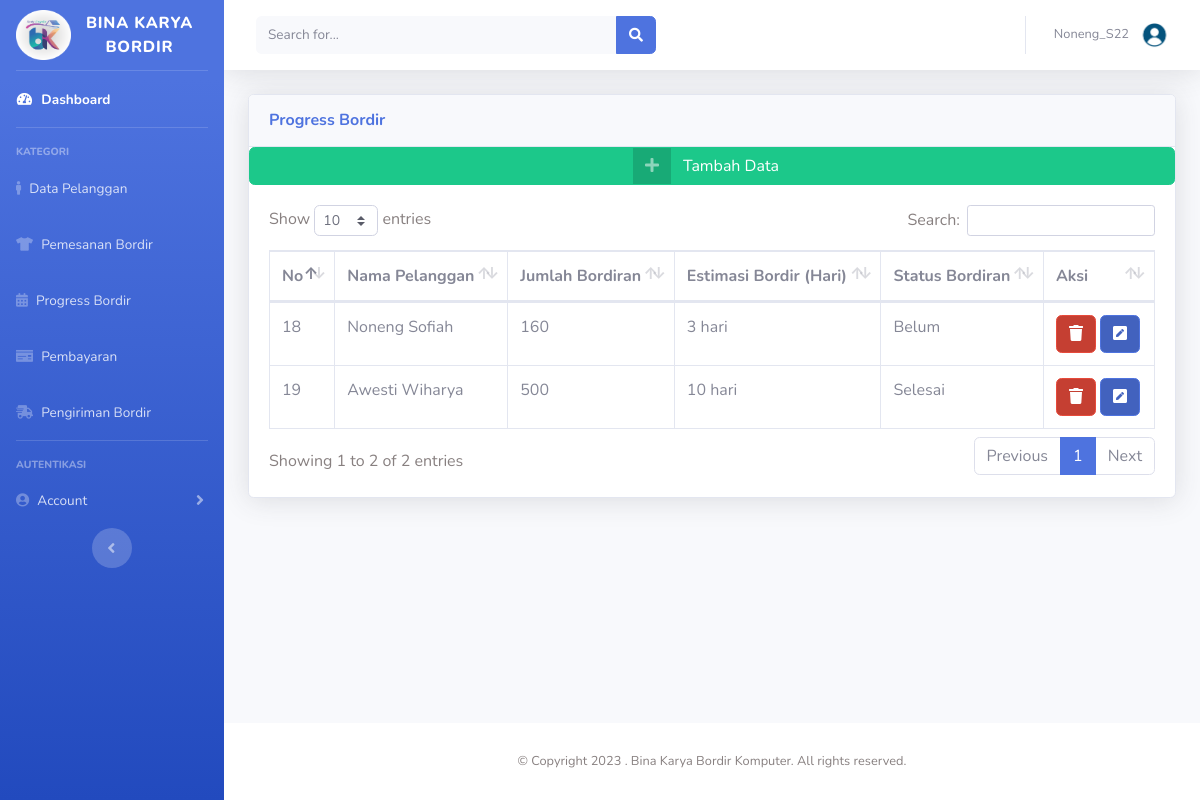
/data-progresbordir.php (signed in), run on an earlier commit of the app's database.
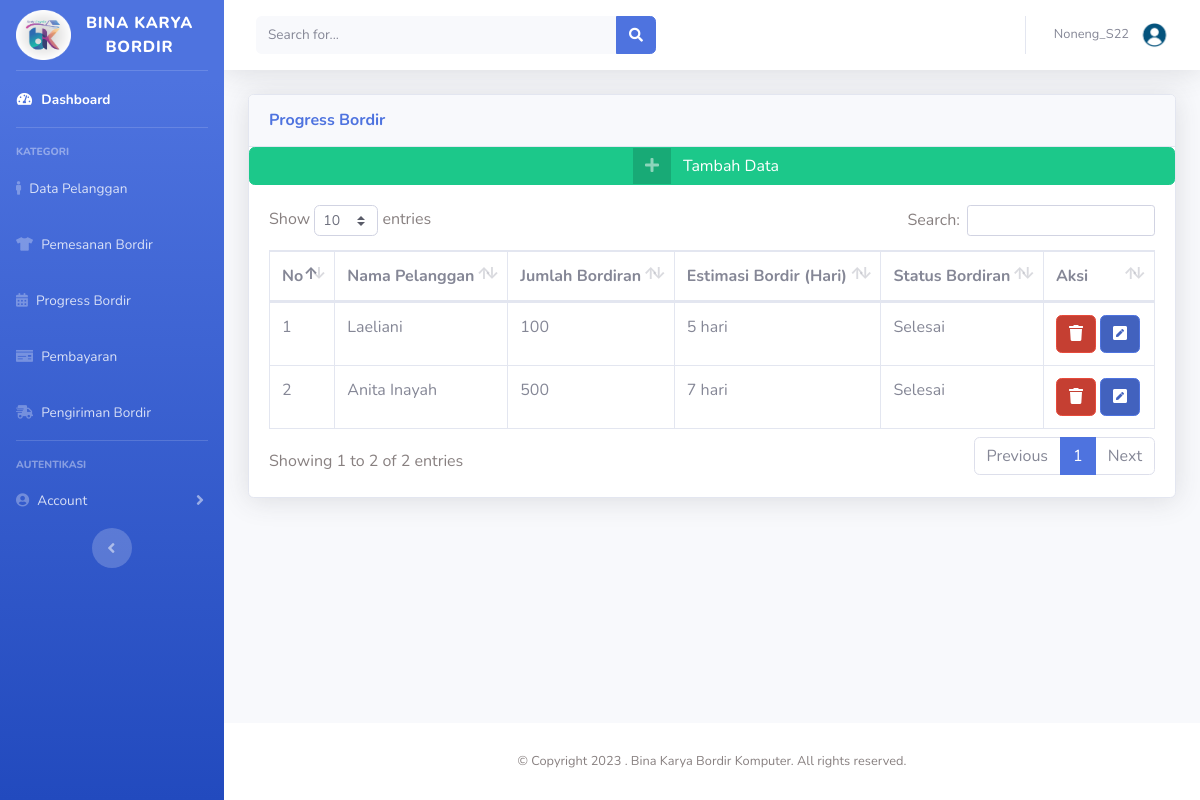
And on a later commit of the database.
### tables this page shows
CREATE TABLE `tb_progbordir` (
  `ID_Progbordir` int(11) NOT NULL,
  `ID_Pemesanan` int(11) NOT NULL,
  `Status_Bordiran` varchar(30) NOT NULL
);

CREATE TABLE `tb_pelanggan` (
  `ID_Pelanggan` int(11) NOT NULL,
  `Nama_Pelanggan` varchar(50) NOT NULL,
  `Alamat_Pelanggan` varchar(50) NOT NULL,
  `No_Hp` varchar(12) NOT NULL
);

CREATE TABLE `tb_pemesanan` (
  `ID_Pemesanan` int(11) NOT NULL,
  `ID_Pelanggan` int(11) NOT NULL,
  `Jumlah_Bordiran` int(11) NOT NULL,
  `Ukuran_Bordir` varchar(30) NOT NULL,
  `Estimasi_Bordir` varchar(30) NOT NULL,
  `Desain` varchar(30) NOT NULL,
  `Pengambilan_Bahan` varchar(30) NOT NULL,
  `Pengantaran_Barang` varchar(30) NOT NULL
);

### data-progresbordir.php (the view, shortened to what this page needs)
<?php
  if ($_SESSION['Username'] == ''){
    echo "<script>
      alert('Silahkan login terlebih dahulu');
      window.location='form-login.php';
    </script>";
  }else{
  ?>
<!DOCTYPE html>
<html lang="en">
  <head>
    <link href="vendor/fontawesome-free/css/all.min.css" rel="stylesheet" type="text/css" />
    <link href="css/sb-admin-2.min.css" rel="stylesheet" />
    <link href="vendor/datatables/dataTables.bootstrap4.min.css" rel="stylesheet" />
  </head>
  <body id="page-top">
    <div id="wrapper">
      <ul class="navbar-nav bg-gradient-primary sidebar sidebar-dark accordion" id="accordionSidebar">
        <a class="sidebar-brand d-flex align-items-center justify-content-center" href="index.html">
        <div class="sidebar-brand-icon">
            <img src="bk-computer.png" height="50px" width="55px">
          </div>
          <div class="sidebar-brand-text mx-2">Bina Karya Bordir<sup></sup></div>
        </a>
        <hr class="sidebar-divider my-0" />
        <li class="nav-item active">
          <a class="nav-link" href="index.php">
            <i class="fas fa-fw fa-tachometer-alt"></i>
            <span>Dashboard</span></a
          >
        </li>
        <hr class="sidebar-divider" />
        <div class="sidebar-heading">Kategori</div>
          <li class="nav-item">
          <a class="nav-link collapsed" href="data-pelanggan.php"  data-target="#collapseThree" aria-expanded="true" aria-controls="collapseThree">
          <i class="fas fa-male"></i>
            <span>Data Pelanggan</span></a>
        </li>
        <li class="nav-item">
          <a class="nav-link collapsed" href="data-pemesanan.php"  data-target="#collapseOne" aria-expanded="true" aria-controls="collapseTwo">
          <i class="fas fa-tshirt"></i>
            <span>Pemesanan Bordir</span>
          </a>
        </li>
        <li class="nav-item">
          <a class="nav-link" href="data-progresbordir.php">
          <i class="fas fa-calendar-alt"></i>
            <span>Progress Bordir</span></a
          >
        </li>
        <li class="nav-item">
          <a class="nav-link collapsed" href="data-pembayaran.php" data-target="#collapseUtilities" aria-expanded="true" aria-controls="collapseUtilities">
          <i class="fas fa-money-check"></i>
            <span>Pembayaran</span>
          </a>
        </li>
        <li class="nav-item">
          <a class="nav-link collapsed" href="data-pengiriman.php" data-target="#collapseTwo" aria-expanded="true" aria-controls="collapseTwo">
          <i class="fas fa-shipping-fast"></i>
            <span>Pengiriman Bordir</span>
          </a>
        </li>
        <hr class="sidebar-divider" />
        <div class="sidebar-heading">Autentikasi</div>
        <li class="nav-item">
          <a class="nav-link collapsed" href="#" data-toggle="collapse" data-target="#collapsePages" aria-expanded="true" aria-controls="collapsePages">
          <i class="fas fa-user-circle"></i>
            <span>Account</span>
          </a>
        </li>
        <div class="text-center d-none d-md-inline">
          <button class="rounded-circle border-0" id="sidebarToggle"></button>
        </div>
      </ul>
      <div id="content-wrapper" class="d-flex flex-column">
        <div id="content">
          <nav class="navbar navbar-expand navbar-light bg-white topbar mb-4 static-top shadow">
            <form class="d-none d-sm-inline-block form-inline mr-auto ml-md-3 my-2 my-md-0 mw-100 navbar-search">
              <div class="input-group">
                <input type="text" class="form-control bg-light border-0 small" placeholder="Search for..." aria-label="Search" aria-describedby="basic-addon2" />
                <div class="input-group-append">
                  <button class="btn btn-primary" type="button">
                    <i class="fas fa-search fa-sm"></i>
                  </button>
                </div>
              </div>
            </form>
            <ul class="navbar-nav ml-auto">
              <li class="nav-item dropdown no-arrow">
                <a class="nav-link dropdown-toggle" href="#" id="userDropdown" role="button" data-toggle="dropdown" aria-haspopup="true" aria-expanded="false">
                  <span class="mr-2 d-none d-lg-inline text-gray-600 small"><?php echo $_SESSION['Username'];?></span>
                  <img class="user" src="img/circle-user.png" width="35px" hight="35px" />
                </a>
              </li>
            </ul>
          </nav>
          <div class="container-fluid">
            <div class="card shadow mb-4">
              <div class="card-header py-3">
                <h6 class="m-0 font-weight-bold text-primary">Progress Bordir</h6>
              </div>
              <a href="tambah-progbordir.php" class="btn btn-success btn-icon-split" >
                <span class="icon text-white-50"><i class="fas fa-plus"></i></span>
                <span class="text">Tambah Data</span>
              </a>
              <div class="card-body">
                <div class="table-responsive">
                  <table class="table table-bordered" id="dataTable" width="100%" cellspacing="0">
                    <thead>
                      <tr>
                        <th>No</th>
                        <th>Nama Pelanggan</th>
                        <th>Jumlah Bordiran</th>
                        <th>Estimasi Bordir (Hari)</th>
                        <th>Status Bordiran</th>
                        <th>Aksi</th>
                      </tr>
                    </thead>
                    <tbody>
                    <?php
                      include "koneksi.php";
                      $query= mysqli_query($connect,"SELECT * FROM tb_progbordir JOIN tb_pemesanan JOIN tb_pelanggan ON tb_pemesanan.ID_Pemesanan = tb_progbordir.ID_Pemesanan AND tb_pelanggan.ID_Pelanggan = tb_pemesanan.ID_Pelanggan");
                      while($data=mysqli_fetch_array($query)){
                        ?>
                      <tr>
                        <td><?php echo $data['ID_Progbordir']; ?></td>
                        <td><?php echo $data['Nama_Pelanggan']; ?></td>
                        <td><?php echo $data['Jumlah_Bordiran']; ?></td>
                        <td><?php echo $data['Estimasi_Bordir']; ?></td>
                        <td><?php echo $data['Status_Bordiran']; ?></td>
                        <td>
                          <a href="hapus-progbordir.php?ID_Progbordir=<?php echo $data['ID_Progbordir'];?>" class="btn btn-danger btn-icon-split" >
                          <span class="icon text-white-70"><i class="fas fa-trash"></i></span>
                        </a>
                          <a href="ubah-progbordir.php?ID_Progbordir=<?php echo $data['ID_Progbordir'];?>" class="btn btn-primary btn-icon-split" >
                          <span class="icon text-white-70"><i class="fas fa-pen-square"></i>
                          </span>
                          </a>
                        </td>
                      </tr>
                      <?php
                      }
                      ?>
                    </tbody>
                  </table>
                </div>
              </div>
            </div>
          </div>
        </div>
        <footer class="sticky-footer bg-white">
          <div class="container my-auto">
            <div class="copyright text-center my-auto">
            <span>© Copyright 2023 . Bina Karya Bordir Komputer. All rights reserved.</span>
            </div>
          </div>
        </footer>
      </div>
    </div>
  </body>
</html>
<?php } ?>

What changed in the data, as far as the page shows it:
removed tb_progbordir: ID_Progbordir "18", tb_pelanggan.Nama_Pelanggan "Noneng Sofiah", ID_Pemesanan.Jumlah_Bordiran "160", ID_Pemesanan.Estimasi_Bordir "3 hari", Status_Bordiran "Belum"
removed tb_progbordir: ID_Progbordir "19", tb_pelanggan.Nama_Pelanggan "Awesti Wiharya", ID_Pemesanan.Jumlah_Bordiran "500", ID_Pemesanan.Estimasi_Bordir "10 hari", Status_Bordiran "Selesai"
added tb_progbordir: ID_Progbordir "1", tb_pelanggan.Nama_Pelanggan "Laeliani", ID_Pemesanan.Jumlah_Bordiran "100", ID_Pemesanan.Estimasi_Bordir "5 hari", Status_Bordiran "Selesai"
added tb_progbordir: ID_Progbordir "2", tb_pelanggan.Nama_Pelanggan "Anita Inayah", ID_Pemesanan.Jumlah_Bordiran "500", ID_Pemesanan.Estimasi_Bordir "7 hari", Status_Bordiran "Selesai"
